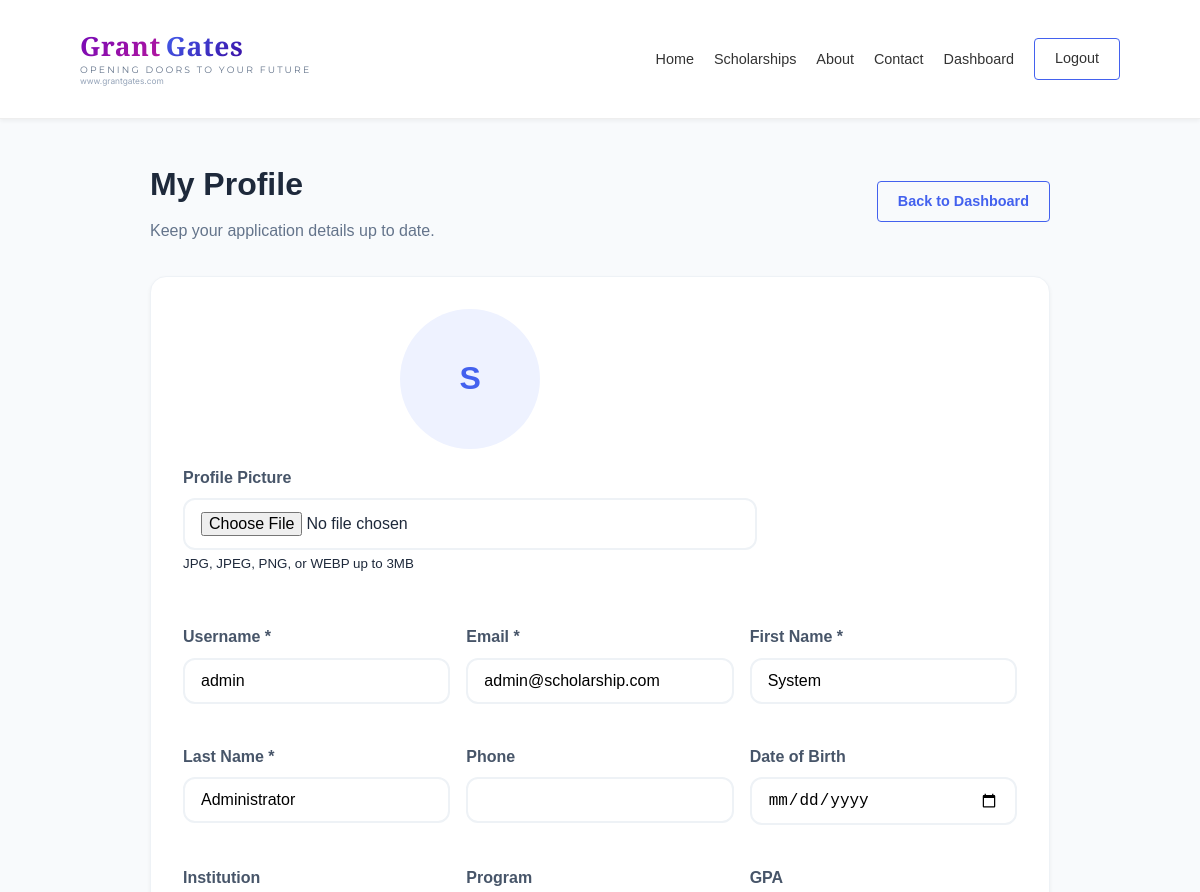
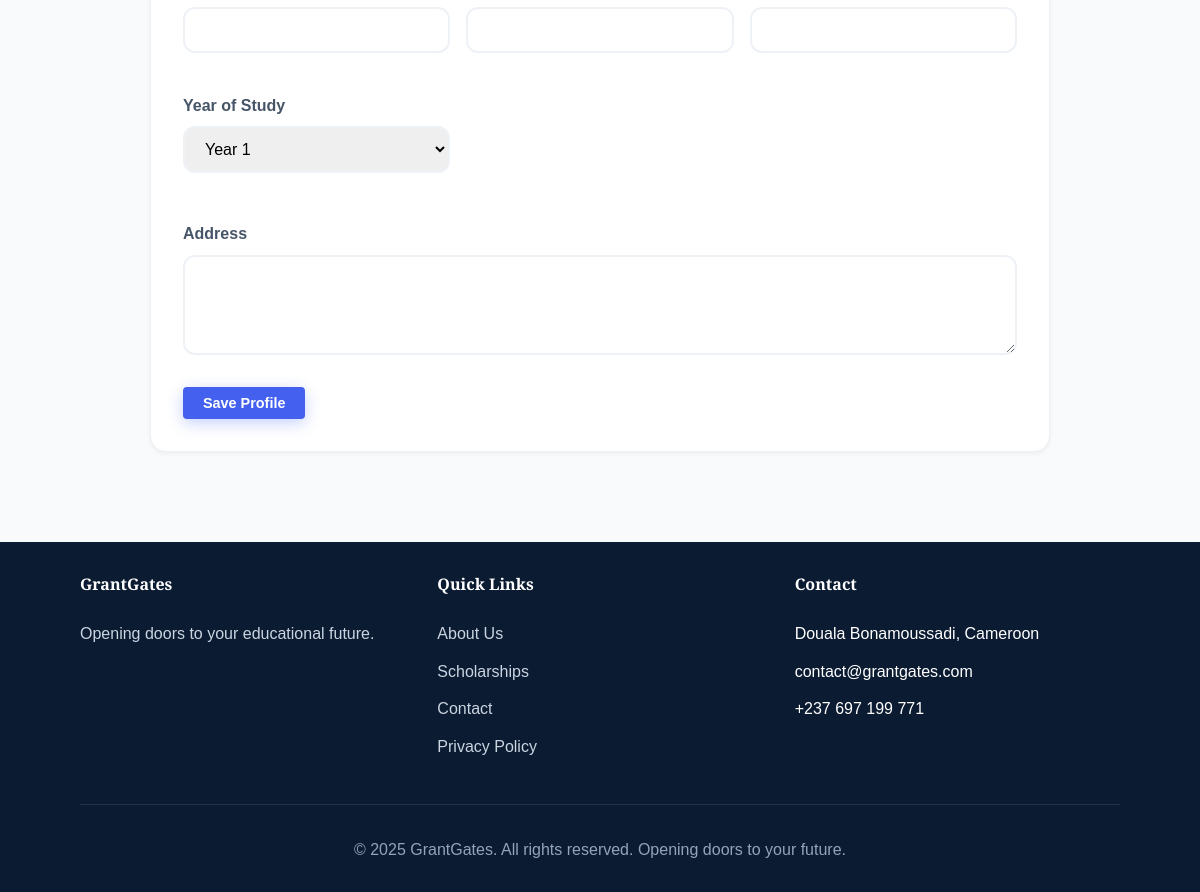
/student/profile.php (signed in), run on the app's committed database (2 pictures, top to bottom).
### tables this page shows
CREATE TABLE users (
    user_id INT(11) PRIMARY KEY AUTO_INCREMENT,
    username VARCHAR(50) UNIQUE NOT NULL,
    email VARCHAR(100) UNIQUE NOT NULL,
    password_hash VARCHAR(255) NOT NULL,
    first_name VARCHAR(50) NOT NULL,
    last_name VARCHAR(50) NOT NULL,
    phone VARCHAR(20),
    address TEXT,
    date_of_birth DATE,
    institution VARCHAR(100),
    program VARCHAR(100),
    gpa DECIMAL(3,2),
    year_of_study ENUM('1', '2', '3', '4', '5') DEFAULT '1',
    profile_picture_path VARCHAR(500) DEFAULT NULL,
    role ENUM('student', 'admin') DEFAULT 'student',
    created_at TIMESTAMP DEFAULT CURRENT_TIMESTAMP,
    updated_at TIMESTAMP DEFAULT CURRENT_TIMESTAMP ON UPDATE CURRENT_TIMESTAMP
);

### student/profile.php (the view, shortened to what this page needs)
<?php
require_once '../includes/auth.php';
$user_id = (int) ($_SESSION['user_id'] ?? 0);
$profile_result = mysqli_query($conn, "SELECT * FROM users WHERE user_id = $user_id LIMIT 1");
$profile = mysqli_fetch_assoc($profile_result);
include '../includes/header.php';
?>
<div class="container" style="padding: 40px 0; max-width: 900px;">
    <div style="display: flex; justify-content: space-between; align-items: center; gap: 1rem; flex-wrap: wrap; margin-bottom: 2rem;">
        <div>
            <h1 style="margin-bottom: 0.5rem;">My Profile</h1>
            <p style="color: var(--gray-600); margin: 0;">Keep your application details up to date.</p>
        </div>
        <a href="dashboard.php" class="btn btn-outline">Back to Dashboard</a>
    </div>
    <div class="card">
        <form method="POST" enctype="multipart/form-data">
            <div style="display: flex; gap: 1.5rem; align-items: flex-start; flex-wrap: wrap; margin-bottom: 1.5rem;">
                <div style="min-width: 180px; text-align: center;">
                    <?php if (!empty($profile['profile_picture_path'])): ?>
                        <img src="../<?php echo htmlspecialchars($profile['profile_picture_path']); ?>" alt="Profile picture" style="width: 140px; height: 140px; object-fit: cover; border-radius: 50%; border: 4px solid rgba(67, 97, 238, 0.15);">
                    <?php else: ?>
                        <div style="width: 140px; height: 140px; border-radius: 50%; background: #eef2ff; color: #4361ee; display: flex; align-items: center; justify-content: center; font-size: 2rem; font-weight: 700; margin: 0 auto;">
                            <?php echo htmlspecialchars(strtoupper(substr((string) ($profile['first_name'] ?? 'S'), 0, 1))); ?>
                        </div>
                    <?php endif; ?>
                    <div class="form-group" style="margin-top: 1rem; text-align: left;">
                        <label class="form-label">Profile Picture</label>
                        <input type="file" name="profile_picture" class="form-control" accept=".jpg,.jpeg,.png,.webp">
                        <small class="form-text">JPG, JPEG, PNG, or WEBP up to 3MB</small>
                    </div>
                </div>
                <div style="flex: 1; min-width: 260px; display: grid; grid-template-columns: repeat(auto-fit, minmax(220px, 1fr)); gap: 1rem;">
                <div class="form-group">
                    <label class="form-label">Username *</label>
                    <input type="text" name="username" class="form-control" value="<?php echo htmlspecialchars($profile['username'] ?? ''); ?>" required>
                </div>
                <div class="form-group">
                    <label class="form-label">Email *</label>
                    <input type="email" name="email" class="form-control" value="<?php echo htmlspecialchars($profile['email'] ?? ''); ?>" required>
                </div>
                <div class="form-group">
                    <label class="form-label">First Name *</label>
                    <input type="text" name="first_name" class="form-control" value="<?php echo htmlspecialchars($profile['first_name'] ?? ''); ?>" required>
                </div>
                <div class="form-group">
                    <label class="form-label">Last Name *</label>
                    <input type="text" name="last_name" class="form-control" value="<?php echo htmlspecialchars($profile['last_name'] ?? ''); ?>" required>
                </div>
                <div class="form-group">
                    <label class="form-label">Phone</label>
                    <input type="text" name="phone" class="form-control" value="<?php echo htmlspecialchars($profile['phone'] ?? ''); ?>">
                </div>
                <div class="form-group">
                    <label class="form-label">Date of Birth</label>
                    <input type="date" name="date_of_birth" class="form-control" value="<?php echo htmlspecialchars($profile['date_of_birth'] ?? ''); ?>">
                </div>
                <div class="form-group">
                    <label class="form-label">Institution</label>
                    <input type="text" name="institution" class="form-control" value="<?php echo htmlspecialchars($profile['institution'] ?? ''); ?>">
                </div>
                <div class="form-group">
                    <label class="form-label">Program</label>
                    <input type="text" name="program" class="form-control" value="<?php echo htmlspecialchars($profile['program'] ?? ''); ?>">
                </div>
                <div class="form-group">
                    <label class="form-label">GPA</label>
                    <input type="number" step="0.01" min="0" max="4" name="gpa" class="form-control" value="<?php echo htmlspecialchars((string) ($profile['gpa'] ?? '')); ?>">
                </div>
                <div class="form-group">
                    <label class="form-label">Year of Study</label>
                    <select name="year_of_study" class="form-control">
                        <?php foreach (['1', '2', '3', '4', '5'] as $year): ?>
                            <option value="<?php echo $year; ?>" <?php echo (($profile['year_of_study'] ?? '1') === $year) ? 'selected' : ''; ?>>
                                Year <?php echo $year; ?>
                            </option>
                        <?php endforeach; ?>
                    </select>
                </div>
            </div>
            </div>
            <div class="form-group" style="margin-top: 1rem;">
                <label class="form-label">Address</label>
                <textarea name="address" class="form-control" rows="4"><?php echo htmlspecialchars($profile['address'] ?? ''); ?></textarea>
            </div>
            <div style="margin-top: 1.5rem;">
                <button type="submit" class="btn btn-primary">Save Profile</button>
            </div>
        </form>
    </div>
</div>
<?php include '../includes/footer.php'; ?>

### assets/css/style.css (style rules this page uses)
:root { --grant-purple: #7209b7; --grant-purple-light: #b5179e; --gates-blue: #4361ee; --gates-blue-dark: #3a0ca3; --accent-gold: #ffbe0b; --accent-pink: #f72585; --dark: #0b1b32; --gray-900: #1e293b; --gray-800: #334155; --gray-700: #475569; --gray-600: #64748b; --gray-500: #94a3b8; --gray-400: #cbd5e1; --gray-300: #e2e8f0; --gray-200: #eef2f6; --gray-100: #f8fafc; --white: #ffffff; --gradient-grant: linear-gradient(135deg, var(--grant-purple), var(--grant-purple-light)); --gradient-gates: linear-gradient(135deg, var(--gates-blue), var(--gates-blue-dark)); --gradient-primary: linear-gradient(135deg, var(--grant-purple), var(--gates-blue)); --gradient-gold: linear-gradient(135deg, var(--accent-gold), #fb5607); --shadow-sm: 0 2px 4px rgba(0,0,0,0.05); --shadow-md: 0 4px 6px -1px rgba(0,0,0,0.1); --shadow-lg: 0 10px 15px -3px rgba(0,0,0,0.1); --shadow-xl: 0 20px 25px -5px rgba(0,0,0,0.1); --shadow-colored: 0 10px 25px -5px rgba(114, 9, 183, 0.2); --radius-sm: 0.25rem; --radius-md: 0.5rem; --radius-lg: 0.75rem; --radius-xl: 1rem; --radius-2xl: 1.5rem; --radius-full: 9999px; --transition: all 0.3s ease; }
* { margin: 0; padding: 0; box-sizing: border-box; }
body { font-family: 'Inter', sans-serif; background: var(--gray-100); color: var(--gray-900); line-height: 1.6; min-height: 100vh; display: flex; flex-direction: column; }
.container { width: 90%; max-width: 1280px; margin: 0 auto; padding: 0 20px; }
.btn { display: inline-block; padding: 0.5rem 1.2rem; border-radius: var(--radius-full); text-decoration: none; font-weight: 600; font-size: 0.9rem; transition: var(--transition); cursor: pointer; border: none; }
.btn-primary { background: var(--gradient-primary); color: var(--white); box-shadow: 0 4px 15px rgba(67, 97, 238, 0.3); }
.btn-outline { background: transparent; border: 2px solid var(--gates-blue); color: var(--gates-blue); }
.card { background: var(--white); border-radius: var(--radius-xl); padding: 2rem; box-shadow: var(--shadow-sm); border: 1px solid var(--gray-200); }
.form-group { margin-bottom: 1.5rem; }
.form-label { display: block; margin-bottom: 0.5rem; font-weight: 600; color: var(--gray-700); }
.form-control { width: 100%; padding: 0.75rem 1rem; border: 2px solid var(--gray-200); border-radius: var(--radius-lg); font-size: 1rem; transition: var(--transition); }

### includes/header.php (style rules this page uses)
body { font-family: Arial, sans-serif; margin: 0; padding: 0; }
.container { width: 90%; max-width: 1200px; margin: 0 auto; }
.btn { padding: 8px 20px; border-radius: 4px; text-decoration: none; display: inline-block; }
.btn-primary { background: #4361ee; color: white; }
.btn-outline { border: 1px solid #4361ee; color: #4361ee; }

### data on the page
users: first_name "S", username "admin", email "admin@scholarship.com", first_name "System", last_name "Administrator", year_of_study "Year 1"
